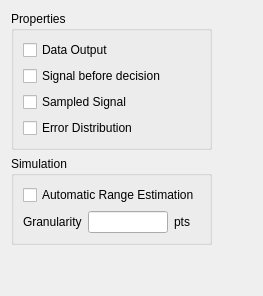
     <widget class="QWidget" name="tab_2">
      <attribute name="title">
       <string>Histogramms</string>
      </attribute>
      <layout class="QGridLayout" name="gridLayout_7">
       <item row="0" column="0">
        <widget class="QGroupBox" name="groupBox_5">
         <property name="title">
          <string>Properties</string>
         </property>
         <layout class="QGridLayout" name="gridLayout_8">
          <item row="1" column="0">
           <widget class="QCheckBox" name="checkBox_histogramms_properties_signalbeforedecision">
            <property name="text">
             <string>Signal before decision</string>
            </property>
           </widget>
          </item>
          <item row="2" column="0">
           <widget class="QCheckBox" name="checkBox_histogramms_properties_sampledsignal">
            <property name="text">
             <string>Sampled Signal</string>
            </property>
           </widget>
          </item>
          <item row="0" column="0">
           <widget class="QCheckBox" name="checkBox_histogramms_properties_dataoutput">
            <property name="text">
             <string>Data Output</string>
            </property>
           </widget>
          </item>
          <item row="3" column="0">
           <widget class="QCheckBox" name="checkBox_histogramms_properties_errordistribution">
            <property name="text">
             <string>Error Distribution</string>
            </property>
           </widget>
          </item>
         </layout>
        </widget>
       </item>
       <item row="1" column="0">
        <widget class="QGroupBox" name="groupBox_6">
         <property name="title">
          <string>Simulation</string>
         </property>
         <layout class="QGridLayout" name="gridLayout_9">
          <item row="1" column="0">
           <widget class="QLabel" name="label_4">
            <property name="text">
             <string>Granularity</string>
            </property>
           </widget>
          </item>
          <item row="1" column="1">
           <widget class="QLineEdit" name="lineEdit_histogramms_simulation_granularity">
            <property name="minimumSize">
             <size>
              <width>60</width>
              <height>0</height>
             </size>
            </property>
            <property name="maximumSize">
             <size>
              <width>80</width>
              <height>16777215</height>
             </size>
            </property>
           </widget>
          </item>
          <item row="1" column="2">
           <widget class="QLabel" name="label_5">
            <property name="text">
             <string>pts</string>
            </property>
           </widget>
          </item>
          <item row="0" column="0" colspan="3">
           <widget class="QCheckBox" name="checkBox_histogramms_simulation_automaticrangeestimation">
            <property name="text">
             <string>Automatic Range Estimation</string>
            </property>
           </widget>
          </item>
         </layout>
        </widget>
       </item>
       <item row="0" column="1">
        <spacer name="horizontalSpacer_3">
         <property name="orientation">
          <enum>Qt::Horizontal</enum>
         </property>
         <property name="sizeHint" stdset="0">
          <size>
           <width>40</width>
           <height>20</height>
          </size>
         </property>
        </spacer>
       </item>
       <item row="2" column="0">
        <spacer name="verticalSpacer">
         <property name="orientation">
          <enum>Qt::Vertical</enum>
         </property>
         <property name="sizeHint" stdset="0">
          <size>
           <width>20</width>
           <height>40</height>
          </size>
         </property>
        </spacer>
       </item>
      </layout>
     </widget>
